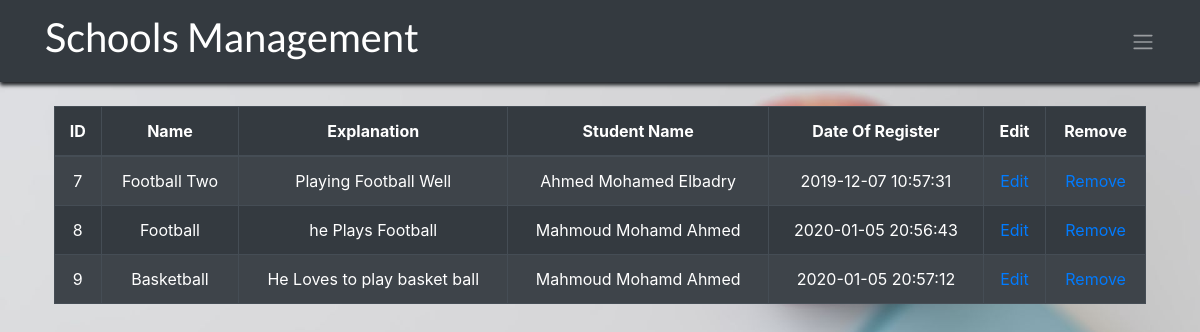
/institutions/show_data/search-activities.php (signed in), run on the app's committed database.
### tables this page shows
CREATE TABLE `activities` (
  `id` int(11) NOT NULL,
  `school_id` int(11) DEFAULT NULL,
  `name` text DEFAULT NULL,
  `explanation` text DEFAULT NULL,
  `student_id` int(11) DEFAULT NULL,
  `date_of_register` timestamp NOT NULL DEFAULT current_timestamp()
);

CREATE TABLE `students` (
  `id` int(11) NOT NULL,
  `school_id` int(11) DEFAULT NULL,
  `username` text DEFAULT NULL,
  `password` text DEFAULT NULL,
  `name` text DEFAULT NULL,
  `grade` text DEFAULT NULL,
  `date_of_birth` text DEFAULT NULL,
  `address` text DEFAULT NULL,
  `date_of_register` timestamp NOT NULL DEFAULT current_timestamp()
);

### institutions/show_data/search-activities.php (the view, shortened to what this page needs)
<!DOCTYPE html>
<html>
<head>
  <link rel="stylesheet" href="https://stackpath.bootstrapcdn.com/bootstrap/4.3.1/css/bootstrap.min.css">
</head>
<body>
    <nav class="navbar navbar-expand-sm bg-dark navbar-dark">
        <div class="container">
            <a class="navbar-brand" href="../welcome.php">
                <h1 class="text-center navtitle">Schools Management</h1>
            </a>
            <ul class="nav navbar-nav ml-auto">
                <li class="nav-item dropdown ">
                    <a class="navbar-toggler-icon" href="#" id="navbardrop" data-toggle="dropdown"></a>
                </li>
            </ul>
    </nav>
    <div class="container" style="padding: 2%;">
        <table class="table table-bordered table-striped table-dark">
            <thead>
                <tr>
                    <th style="text-align: center;">ID</th>
                    <th style="text-align: center;">Name</th>
                    <th style="text-align: center;">Explanation</th>
                    <th style="text-align: center;">Student Name</th>
                    <th style="text-align: center;">Date Of Register</th>
                    <th style="text-align: center;">Edit</th>
                    <th style="text-align: center;">Remove</th>
                </tr>
            </thead>
            <tbody>
                <tr>
                    <?php
                    include("../config.php");
                    $query = "SELECT * FROM  activities ";
                    $result = mysqli_query($link, $query);
                    if (mysqli_num_rows($result) > 0) {
                        while ($user = mysqli_fetch_array($result)) {
                            if ($user['school_id'] == (int)$_SESSION['id']) {
                            echo "<td align='center'>" . $user['id'] . "</td>";
                            echo "<td align='center'>" . $user['name'] . "</td>";
                            echo "<td align='center'>" . $user['explanation'] . "</td>";
                            $query2 = "SELECT name FROM students WHERE students.id={$user['student_id'] }";
                            $result2 = mysqli_query($link, $query2);
                            $user2 = mysqli_fetch_array($result2);
                            echo "<td align='center'>" . $user2['name'] . "</td>";
                            echo "<td align='center'>" . $user['date_of_register'] . "</td>";
                            echo ("<td align='center'><a href=\"../edit_data/edit-activity.php?activity_id=".$user['id']."\">Edit</a></td>");
                            echo ("<td align='center'><a href=\"../remove_data/remove-activity.php?activity_id=".$user['id']."\">Remove</a></td>");
                            echo "</tr>";
                        }
                    }
                }
                    ?>
        </table>
    </div>
</body>
</html>

### institutions/show_data/search-activities.php (style rules this page uses)
body { background-image: url("../images/back22.jpg"); background-size: cover; }
.navtitle { font-family: 'Lato', sans-serif; }
.navbar { box-shadow: 0 3px 4px rgba(0, 0, 0, 0.16), 0 3px 4px; }

### data on the page
activities: id "7", name "Football Two", explanation "Playing Football Well", student.name "Ahmed Mohamed Elbadry", date_of_register "2019-12-07 10:57:31"
activities: id "8", name "Football", explanation "he Plays Football", student.name "Mahmoud Mohamd Ahmed", date_of_register "2020-01-05 20:56:43"
activities: id "9", name "Basketball", explanation "He Loves to play basket ball", student.name "Mahmoud Mohamd Ahmed", date_of_register "2020-01-05 20:57:12"
